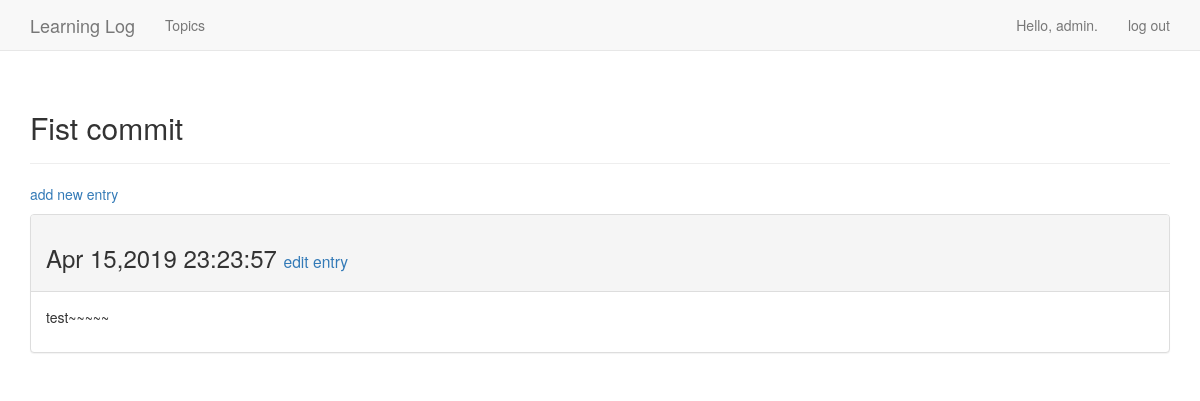
Page /topics/3/ (signed in) on the earlier database version.
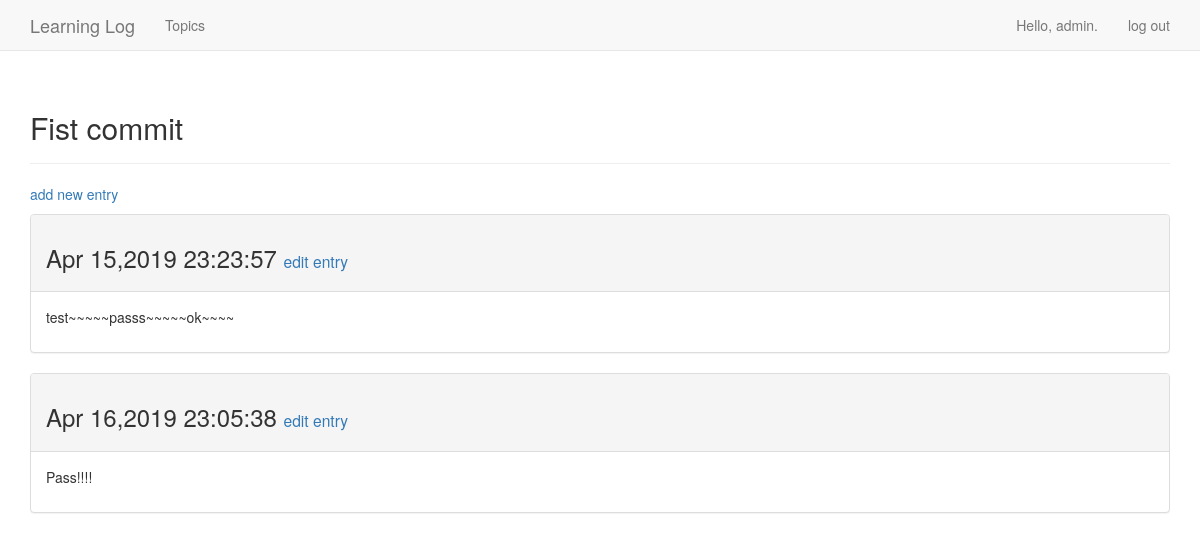
Same page on the later database version.
### learning_logs/models.py (models this page shows, shortened)
class Entry(models.Model):
    topic = models.ForeignKey(Topic,on_delete=models.CASCADE)
    text = models.TextField()
    data_added = models.DateTimeField(auto_now_add=True)
    class Meta:
        verbose_name_plural = 'entries'

### learning_logs/views.py (the view)
# urls.py: url(r'^topics/(?P<topic_id>\d+)/$',views.topic,name='topic'),
@login_required
def topic(request,topic_id):
    topic = Topic.objects.get(id=topic_id)
    if topic.owner != request.user:
        raise Http404
    entries = topic.entry_set.order_by('data_added')
    context = {'topic':topic,'entries':entries}
    return render(request,'learning_logs/topic.html',context)

### learning_logs/models.py (called while the page is built)
    def __str__(self):
        return self.text

### learning_logs/templates/learning_logs/topic.html
{% extends 'learning_logs/base.html' %}
{% block header %}
    <h2>{{ topic }}</h2>
{% endblock header %}
{% block content %}
    <p>
        <a href="{% url 'new_entry' topic.id %}">add new entry</a>
    </p>
    {% for entry in entries %}
        <div class="panel panel-default">
            <div class="panel-heading">
                <h3>
                    {{ entry.data_added|date:'M d,Y H:i:s' }}
                    <small>
                        <a href="{% url 'edit_entry' entry.id %}">edit entry</a>
                    </small>
                </h3>
            </div>
            <div class="panel-body">
                {{ entry.text|linebreaks }}
            </div>
        </div>
    {% empty %}
        There are no entries for this topic yet.
    {% endfor %}
{% endblock content %}

Differences in the rows shown:
changed Entry: text "test~~~~~" → "test~~~~~passs~~~~~ok~~~~"
added Entry: data_added "Apr 16,2019 23:05:38", text "Pass!!!!"
